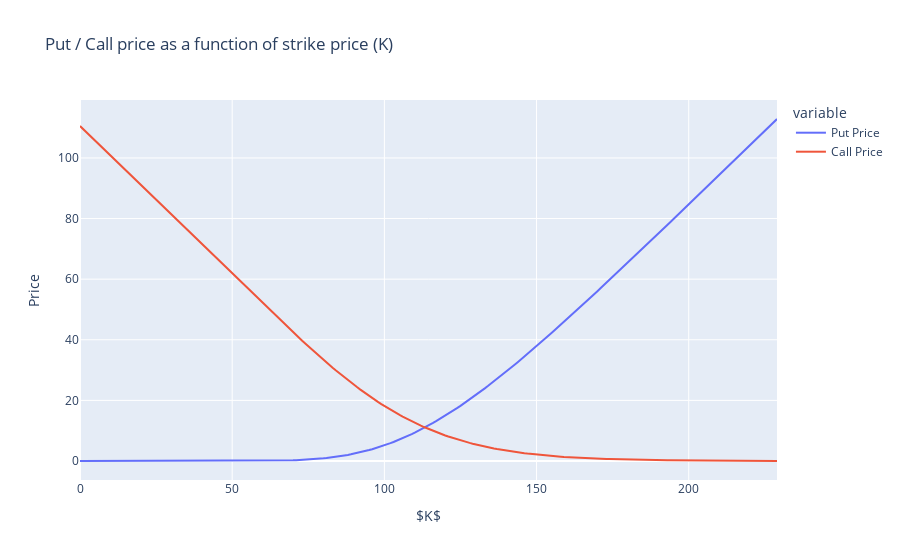

Notebook cell for this chart:
### Code cell
fig = px.line(put_call_df, title='Put / Call price as a function of strike price (K)',
             labels=dict(value='Price', index='$K$'))
fig.show()

### Figure 1 — Plotly figure (JSON) as saved in the notebook; plotly's stock layout.template omitted (floating-point values rounded to 4 significant figures; data arrays with more than 128 entries replaced by an {"elided": "..."} marker saying what was removed)
{"data": [{"hovertemplate": "variable=Put Price<br>$K$=%{x}<br>Price=%{y}<extra></extra>", "legendgroup": "Put Price", "line": {"color": "#636efa", "dash": "solid"}, "marker": {"symbol": "circle"}, "mode": "lines", "name": "Put Price", "orientation": "v", "showlegend": true, "type": "scatter", "x": {"elided": "460 int values"}, "xaxis": "x", "y": {"elided": "460 float values"}, "yaxis": "y"}, {"hovertemplate": "variable=Call Price<br>$K$=%{x}<br>Price=%{y}<extra></extra>", "legendgroup": "Call Price", "line": {"color": "#EF553B", "dash": "solid"}, "marker": {"symbol": "circle"}, "mode": "lines", "name": "Call Price", "orientation": "v", "showlegend": true, "type": "scatter", "x": {"elided": "460 int values"}, "xaxis": "x", "y": {"elided": "460 float values"}, "yaxis": "y"}], "layout": {"legend": {"title": {"text": "variable"}, "tracegroupgap": 0}, "title": {"text": "Put / Call price as a function of strike price (K)"}, "xaxis": {"anchor": "y", "domain": [0, 1], "title": {"text": "$K$"}}, "yaxis": {"anchor": "x", "domain": [0, 1], "title": {"text": "Price"}}}}
